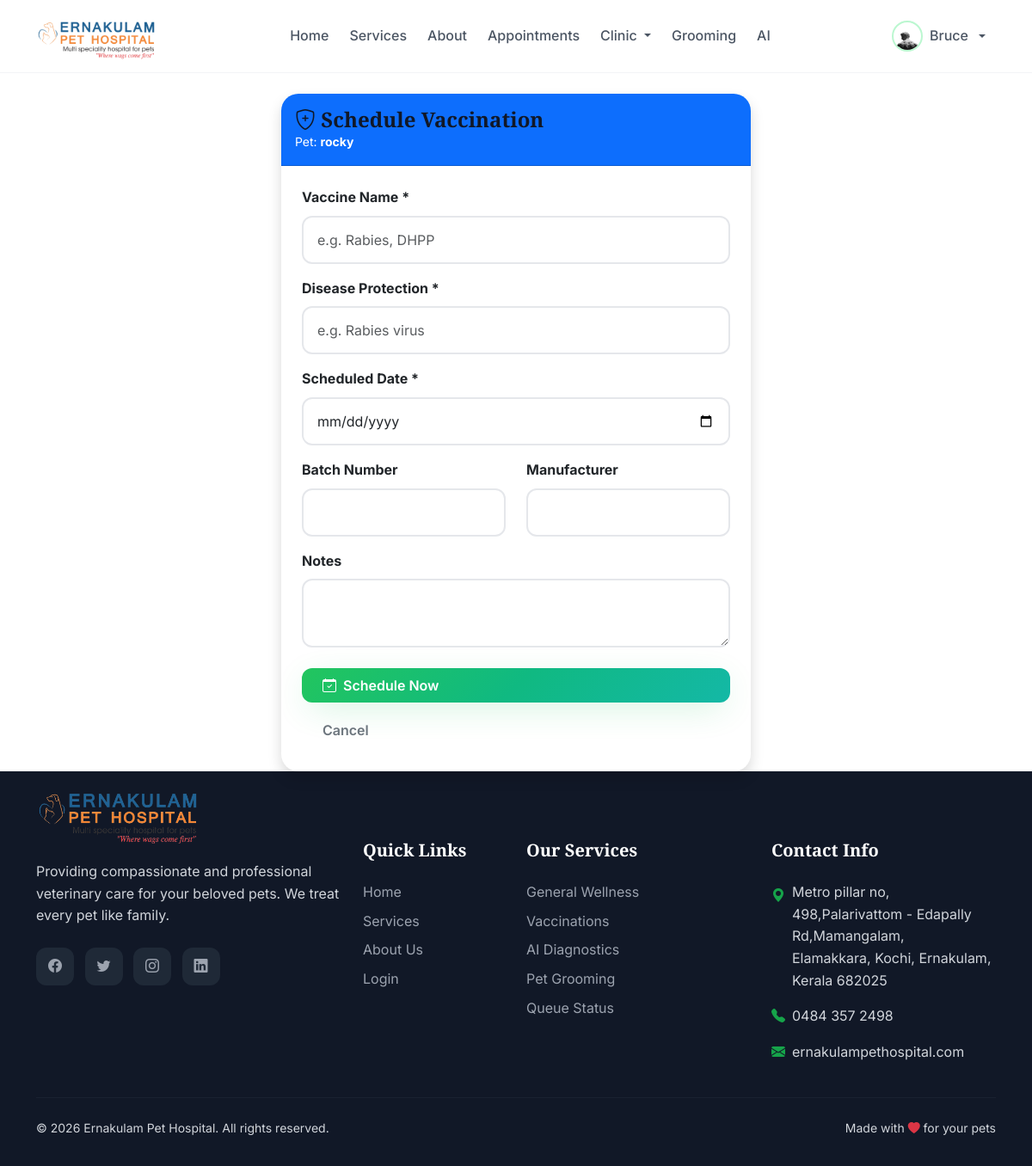
Page /medical/pets/2/vaccinate/ (signed in) on the committed database.
### accounts/models.py (models this page shows, shortened)
class User(AbstractUser):
    USER_ROLES = (
        ('ADMIN', 'Administrator'),
        ('VET', 'Veterinarian'),
        ('OWNER', 'Pet Owner'),
    )
    role = models.CharField(max_length=20, choices=USER_ROLES, default='OWNER')
    phone_regex = RegexValidator(
        regex=r'^\+?1?\d{9,15}$',
        message="Phone number must be entered in the format: '+999999999'. Up to 15 digits allowed."
    )
    phone_number = models.CharField(validators=[phone_regex], max_length=17, blank=True)
    address = models.TextField(blank=True)
    date_of_birth = models.DateField(null=True, blank=True)
    profile_picture = models.ImageField(upload_to='profiles/', null=True, blank=True)
    is_active_account = models.BooleanField(default=True)
    created_at = models.DateTimeField(auto_now_add=True)
    updated_at = models.DateTimeField(auto_now=True)
    class Meta:
        ordering = ['-date_joined']
    @property
    def is_pet_owner(self):
        return self.role == 'OWNER'

### medical_records/models.py (models this page shows, shortened)
class Pet(models.Model):
    PET_SPECIES = (
        ('DOG', 'Dog'),
        ('CAT', 'Cat'),
        ('BIRD', 'Bird'),
        ('RABBIT', 'Rabbit'),
        ('OTHER', 'Other'),
    )
    GENDER_CHOICES = (
        ('M', 'Male'),
        ('F', 'Female'),
    )
    owner = models.ForeignKey(settings.AUTH_USER_MODEL, on_delete=models.CASCADE, related_name='pets')
    name = models.CharField(max_length=100)
    species = models.CharField(max_length=20, choices=PET_SPECIES)
    breed = models.CharField(max_length=100)
    gender = models.CharField(max_length=1, choices=GENDER_CHOICES)
    date_of_birth = models.DateField()
    color = models.CharField(max_length=50)
    weight = models.DecimalField(max_digits=6, decimal_places=2, help_text="Weight in kg")
    microchip_id = models.CharField(max_length=50, blank=True, unique=True, null=True)
    photo = models.ImageField(upload_to='pets/', null=True, blank=True)
    allergies = models.TextField(blank=True, help_text="Known allergies")
    medical_conditions = models.TextField(blank=True, help_text="Chronic conditions")
    special_notes = models.TextField(blank=True)
    is_active = models.BooleanField(default=True)
    created_at = models.DateTimeField(auto_now_add=True)
    updated_at = models.DateTimeField(auto_now=True)
    class Meta:
        ordering = ['-created_at']

### medical_records/views.py (the view, shortened to what this page needs)
# urls.py: path('pets/<int:pet_pk>/vaccinate/', views.add_vaccination, name='add_vaccination'),
@login_required
def add_vaccination(request, pet_pk):
    pet = get_object_or_404(Pet, pk=pet_pk)
    if not (request.user.role == 'VET' or request.user.is_staff):
        messages.error(request, 'Only veterinarians can schedule vaccinations.')
        return redirect('medical_records:pet_detail', pk=pet_pk)
    return render(request, 'medical_records/add_vaccination.html', {'pet': pet})

### templates/medical_records/add_vaccination.html (shortened to what this page needs)
{% extends 'base.html' %}
{% block content %}
<div class="container mt-4">
    <div class="row">
        <div class="col-md-6 offset-md-3">
            <div class="card shadow border-0">
                <div class="card-header bg-primary text-white py-3">
                    <h4 class="mb-0"><i class="bi bi-shield-plus"></i> Schedule Vaccination</h4>
                    <p class="mb-0 small">Pet: <strong>{{ pet.name }}</strong></p>
                </div>
                <div class="card-body p-4">
                    <form method="post">
                        <div class="mb-3">
                            <label class="form-label fw-bold">Vaccine Name *</label>
                            <input type="text" name="vaccine_name" class="form-control" placeholder="e.g. Rabies, DHPP" required>
                        </div>
                        <div class="mb-3">
                            <label class="form-label fw-bold">Disease Protection *</label>
                            <input type="text" name="disease_protection" class="form-control" placeholder="e.g. Rabies virus" required>
                        </div>
                        <div class="mb-3">
                            <label class="form-label fw-bold">Scheduled Date *</label>
                            <input type="date" name="scheduled_date" class="form-control" required>
                        </div>
                        <div class="row">
                            <div class="col-md-6 mb-3">
                                <label class="form-label fw-bold">Batch Number</label>
                                <input type="text" name="batch_number" class="form-control">
                            </div>
                            <div class="col-md-6 mb-3">
                                <label class="form-label fw-bold">Manufacturer</label>
                                <input type="text" name="manufacturer" class="form-control">
                            </div>
                        </div>
                        <div class="mb-4">
                            <label class="form-label fw-bold">Notes</label>
                            <textarea name="notes" class="form-control" rows="2"></textarea>
                        </div>
                        <div class="d-grid gap-2">
                            <button type="submit" class="btn btn-primary py-2">
                                <i class="bi bi-calendar-check"></i> Schedule Now
                            </button>
                            <a href="{% url 'medical_records:pet_detail' pet.pk %}" class="btn btn-outline-secondary">Cancel</a>
                        </div>
                    </form>
                </div>
            </div>
        </div>
    </div>
</div>
{% endblock %}

### templates/base.html (shortened to what this page needs)
<!DOCTYPE html>
<html lang="en">
<head>
    <link href="https://cdn.jsdelivr.net/npm/bootstrap@5.3.0/dist/css/bootstrap.min.css" rel="stylesheet">
    <link rel="stylesheet" href="https://cdn.jsdelivr.net/npm/bootstrap-icons@1.11.0/font/bootstrap-icons.css">
    <link href="https://unpkg.com/aos@2.3.1/dist/aos.css" rel="stylesheet">
</head>
<body class="d-flex flex-column min-vh-100">
    <nav class="navbar navbar-expand-lg sticky-top">
        <div class="container">
            <a class="navbar-brand" href="{% url 'home' %}" style="position: relative; width: 150px; display: flex; align-items: center;">
                <img src="/media/logo/logo.png" alt="Logo" style="height: 140px; width: auto; position: absolute; top: -60px; left: 0; z-index: 1000;">
            </a>
            <div class="collapse navbar-collapse" id="navbarNav">
                <ul class="navbar-nav mx-auto">
                    <li class="nav-item">
                        <a class="nav-link {% if request.path == '/' %}active{% endif %}" href="{% url 'home' %}">
                            Home
                        </a>
                    </li>
                    <li class="nav-item">
                        <a class="nav-link {% if 'services' in request.path %}active{% endif %}" href="{% url 'services' %}">
                            Services
                        </a>
                    </li>
                    <li class="nav-item">
                        <a class="nav-link {% if 'about' in request.path %}active{% endif %}" href="{% url 'about' %}">
                            About
                        </a>
                    </li>
                    {% if user.is_authenticated %}
                        <li class="nav-item">
                            <a class="nav-link " href="{% url 'appointments:list' %}">
                                Appointments
                            </a>
                        </li>
                        <li class="nav-item dropdown">
                            <a class="nav-link dropdown-toggle " href="#" id="clinicDropdown" role="button" data-bs-toggle="dropdown">
                                Clinic
                            </a>
                        </li>
                        <li class="nav-item">
                            <a class="nav-link {% if 'grooming' in request.path %}active{% endif %}" href="{% url 'appointments:grooming_services' %}">
                                Grooming
                            </a>
                        </li>
                        <li class="nav-item">
                            <a class="nav-link {% if 'ai_diagnosis' in request.path %}active{% endif %}" href="{% url 'ai_diagnosis:home' %}">
                                AI
                            </a>
                        </li>
                    {% endif %}
                </ul>
                <ul class="navbar-nav">
                    {% if user.is_authenticated %}
                        <li class="nav-item dropdown">
                            <a class="nav-link dropdown-toggle d-flex align-items-center gap-2" href="#" id="userDropdown" role="button" data-bs-toggle="dropdown">
                                {% if user.profile_picture %}
                                    <img src="{{ user.profile_picture.url }}" class="rounded-circle" style="width: 36px; height: 36px; object-fit: cover; border: 2px solid var(--primary-200);">
                                {% else %}
                                    <div class="rounded-circle d-flex align-items-center justify-content-center" style="width: 36px; height: 36px; background: var(--primary-100); color: var(--primary-600);">
                                        <i class="bi bi-person-fill"></i>
                                    </div>
                                {% endif %}
                                <span class="d-none d-lg-inline">{{ user.first_name|default:user.username }}</span>
                            </a>
                        </li>
                    {% endif %}
                </ul>
            </div>
        </div>
    </nav>
    <main class="flex-grow-1">
        {% block content %}{% endblock %}
    </main>
    <footer class="footer mt-auto">
        <div class="container">
            <div class="row g-4">
                <div class="col-lg-4">
                    <div class="footer-brand" style="position:relative; padding-left: 140px; min-hight: 60px; display: flex; align-items: center;">
                        <img src="/media/logo/logo.png" alt="Logo" style="position: absolute; left: 0; top: -120px; height: 190px; width: auto;">
                    </div>
                    <p class="mb-4">Providing compassionate and professional veterinary care for your beloved pets. We treat every pet like family.</p>
                    <div class="social-links">
                        <a href="#"><i class="bi bi-facebook"></i></a>
                        <a href="#"><i class="bi bi-twitter"></i></a>
                        <a href="#"><i class="bi bi-instagram"></i></a>
                        <a href="#"><i class="bi bi-linkedin"></i></a>
                    </div>
                </div>
                <div class="col-lg-2 col-md-4">
                    <h5>Quick Links</h5>
                    <ul class="list-unstyled">
                        <li class="mb-2"><a href="{% url 'home' %}">Home</a></li>
                        <li class="mb-2"><a href="{% url 'services' %}">Services</a></li>
                        <li class="mb-2"><a href="{% url 'about' %}">About Us</a></li>
                        <li class="mb-2"><a href="{% url 'accounts:login' %}">Login</a></li>
                    </ul>
                </div>
                <div class="col-lg-3 col-md-4">
                    <h5>Our Services</h5>
                    <ul class="list-unstyled">
                        <li class="mb-2"><a href="{% url 'services' %}">General Wellness</a></li>
                        <li class="mb-2"><a href="{% url 'medical_records:vaccination_list' %}">Vaccinations</a></li>
                        <li class="mb-2"><a href="{% url 'ai_diagnosis:home' %}">AI Diagnostics</a></li>
                        <li class="mb-2"><a href="{% url 'appointments:grooming_services' %}">Pet Grooming</a></li>
                        <li class="mb-2"><a href="{% url 'appointments:queue_status' %}">Queue Status</a></li>
                    </ul>
                </div>
                <div class="col-lg-3 col-md-4">
                    <h5>Contact Info</h5>
                    <ul class="list-unstyled">
                        <li class="mb-3 d-flex align-items-start gap-2">
                            <i class="bi bi-geo-alt-fill text-primary-600 mt-1"></i>
                            <span>Metro pillar no, 498,Palarivattom - Edapally Rd,Mamangalam,<br>Elamakkara, Kochi, Ernakulam, Kerala 682025</span>
                        </li>
                        <li class="mb-3 d-flex align-items-center gap-2">
                            <i class="bi bi-telephone-fill text-primary-600"></i>
                            <span>0484 357 2498</span>
                        </li>
                        <li class="mb-3 d-flex align-items-center gap-2">
                            <i class="bi bi-envelope-fill text-primary-600"></i>
                            <span>ernakulampethospital.com</span>
                        </li>
                    </ul>
                </div>
            </div>
            <hr class="my-4" style="border-color: var(--gray-700);">
            <div class="row align-items-center">
                <div class="col-md-6 text-center text-md-start">
                    <p class="mb-0 small">&copy; 2026 Ernakulam Pet Hospital. All rights reserved.</p>
                </div>
                <div class="col-md-6 text-center text-md-end">
                    <p class="mb-0 small">Made with <i class="bi bi-heart-fill text-danger"></i> for your pets</p>
                </div>
            </div>
        </div>
    </footer>
</body>
</html>

### rows in the picture
User: profile_picture (picture), first_name "Bruce"
Pet: name "rocky"
